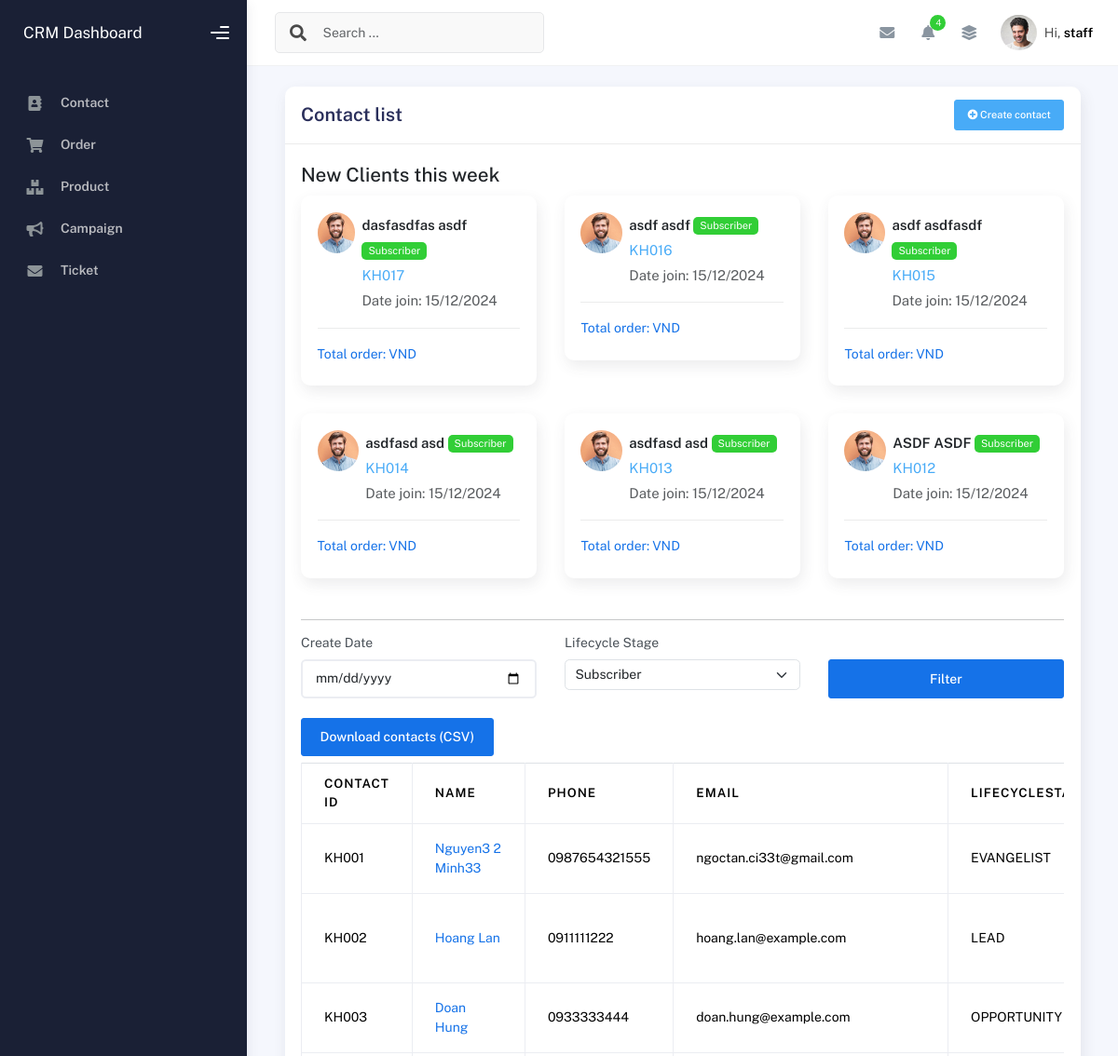
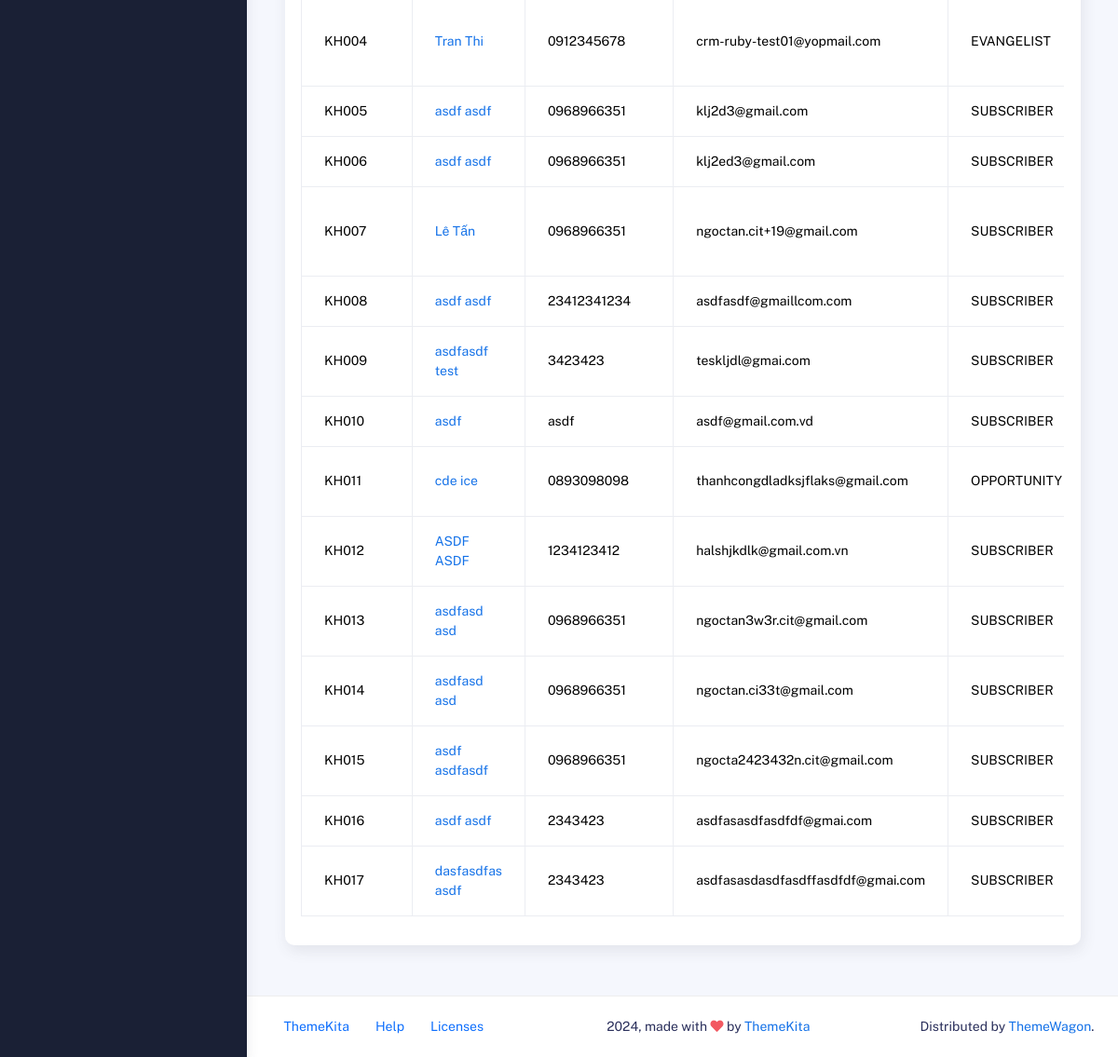
/system-admin/contact/ (signed in), run on the app's committed database (2 pictures, top to bottom).
### admin_manager/models.py (models this page shows, shortened)
class User(AbstractUser):
    class DepartmentChoices(models.TextChoices):
        CONTACT = '01', 'Contact'
        ORDER = '02', 'Order'
        SERVICE_ISSUE = '03', 'Service Issue'
        ORDER_ISSUE = '04', 'Order Issue'
        CAMPAIGN = '05', 'Campaign'
    class UserType(models.TextChoices):
        MANAGER = 'MANAGER', 'Manager'
        STAFF = 'STAFF', 'Staff'
        CUSTOMER = 'CUSTOMER', 'Customer'
    id = models.IntegerField(primary_key=True)
    email = models.EmailField()
    phone_number = models.CharField(max_length=15, null=True, blank=True)
    first_name = models.CharField(max_length=255, null=True, blank=True)
    last_name = models.CharField(max_length=255, null=True, blank=True)
    address = models.CharField(max_length=500, null=True, blank=True)
    department_code = models.CharField(
        max_length=2,
        choices=DepartmentChoices.choices,
        default=DepartmentChoices.CONTACT  # Mặc định là Contact
    )
    user_type = models.CharField(
        max_length=50,
        choices=UserType.choices,
        default=UserType.CUSTOMER
    )
    created_date = models.DateTimeField(auto_now_add=True)
    date_join = models.DateField(auto_now_add=True)

class Contact(models.Model):
    class LifecycleStage(models.TextChoices):
        SUBSCRIBER = 'SUBSCRIBER', 'Subscriber'
        LEAD = 'LEAD', 'Lead'
        OPPORTUNITY = 'OPPORTUNITY', 'Opportunity'
        EVANGELIST = 'EVANGELIST', 'Evangelist'
    contact_id = models.CharField(max_length=50, unique=True, editable=False)
    user = models.OneToOneField(User, on_delete=models.CASCADE)
    address = models.TextField(null=True, blank=True)
    lifecycle_stage = models.CharField(
        max_length=50,
        choices=LifecycleStage.choices
    )
    created_date = models.DateTimeField(auto_now_add=True)
    owner = models.OneToOneField(
        User, related_name='contacts', on_delete=models.CASCADE, null=True, blank=True)

### admin_manager/views.py (the view, shortened to what this page needs)
# urls.py: path('contact/', views.contact_view, name='admin-contact'),
def contact_view(request):
    contacts = Contact.objects.all()
    created_date = request.GET.get("created_date")
    print("created_date", created_date)
    lifecycle_stage = request.GET.get("lifecycle_stage")
    if lifecycle_stage:
        contacts = contacts.filter(lifecycle_stage=lifecycle_stage)
    client_this_week = Contact.objects.filter(
        created_date__gte=datetime.now() - timedelta(days=7)
    ).order_by("-created_date")[
        :6
    ]  # Top 6 contacts created this week
    return render(
        request,
        "contact/index.html",
        {"client_this_week": client_this_week, "contacts": contacts},
    )

### admin_manager/templates/contact/index.html (shortened to what this page needs)
{% extends 'admin_base.html' %} {% block content %} {% load static %}
<div class="container-fluid">
  <div class="card">
    <div class="card-header">
      <h4 class="card-title d-flex justify-content-between">
        Contact list
        <div class="d-flex">
          <button
            class="btn btn-info btn-sm"
            data-bs-toggle="modal"
            data-bs-target="#createNewContactModal"
          >
            <i class="fas fa-plus-circle"></i>
            Create contact
          </button>
        </div>
      </h4>
    </div>
    <div class="card-body">
      <h4 class="">New Clients this week</h4>
      <div class="row">
        {% for contact in client_this_week %}
        <div class="col-md-4">
          <div class="card card-post card-round">
            <div class="card-body">
              <div class="d-flex">
                <div class="avatar">
                  <img
                    src="{% static 'img/profile2.jpg' %}"
                    alt="..."
                    class="avatar-img rounded-circle"
                  />
                </div>
                <div class="info-post ms-2">
                  <p class="username">
                    {{contact.user.first_name|default:""}} {{contact.user.last_name|default:""}}
                    {% if contact.lifecycle_stage == 'SUBSCRIBER' %}
                    <span class="badge badge-success">Subscriber</span>
                    {% endif %}
                  </p>
                  <p class="date text-muted text-info">
                    {{contact.contact_id}}
                  </p>
                  <p class="date text-muted">
                    Date join: {{contact.created_date|date:"d/m/Y"}}
                  </p>
                </div>
              </div>
              <div class="separator-solid"></div>
              <p class="card-category text-primary mb-1">
                Total order: {{contact.order}} VND
              </p>
            </div>
          </div>
        </div>
        {% endfor %}
      </div>
      <hr />
      <form method="get" action="{% url 'admin-contact' %}" class="row mb-4">
          <div class="col-md-4">
              <label for="created_date" class="form-label">Create Date</label>
              <input type="date" class="form-control" id="created_date" name="created_date">
          </div>
          <div class="col-md-4">
              <label for="lifecycle_stage" class="form-label">Lifecycle Stage</label>
              <select
                class="form-select"
                name="lifecycle_stage"
                id="lifecycle_stage"
              >
                <option value="SUBSCRIBER">Subscriber</option>
              </select>
          </div>
          <div class="col-md-4 d-flex align-items-end">
              <button type="submit" class="btn btn-primary w-100">Filter</button>
          </div>
      </form>
      <div class="row mb-2">
        <div class="col">
          <a href="{% url 'export_contacts_csv' %}" class="btn btn-primary">
            Download contacts (CSV)
        </a>
        </div>
      </div>
      <div class="table-responsive">
        <table
          id="basic-datatables"
          class="display table table-bordered table-hover"
        >
          <thead>
            <tr>
              <th>Contact ID</th>
              <th>Name</th>
              <th>Phone</th>
              <th>Email</th>
              <th>Lifecyclestage</th>
            </tr>
          </thead>
          <tbody>
            {% for contact in contacts %}
            <tr>
              <td>{{ contact.contact_id }}</td>
              <td>
                <a href="/system-admin/contact/{{contact.contact_id}}/">
                  {{contact.user.first_name|default:""}} {{contact.user.last_name|default:""}}
                </a>
              </td>
              <td>{{ contact.user.phone_number }}</td>
              <td>{{ contact.user.email }}</td>
              <td>{{ contact.lifecycle_stage }}</td>
            </tr>
            {% endfor %}
          </tbody>
        </table>
      </div>
    </div>
  </div>
</div>
{% endblock %}

### admin_manager/templates/admin_base.html (shortened to what this page needs)
{% load static %}
<!DOCTYPE html>
<html lang="en">
  <head>
    <link rel="stylesheet" href="{% static 'css/bootstrap.min.css' %}" />
    <link rel="stylesheet" href="{% static 'css/plugins.min.css' %}" />
    <link rel="stylesheet" href="{% static 'css/kaiadmin.min.css' %}" />
    <link rel="stylesheet" href="{% static 'css/admin.css' %}" />
  </head>
  <body>
    <div class="wrapper">
      <div class="sidebar" data-background-color="dark">
        <div class="sidebar-logo">
          <div class="logo-header" data-background-color="dark">
            <a href="/system-admin/ticket/" style="color: white;" class="logo">
              CRM Dashboard
            </a>
            <div class="nav-toggle">
              <button class="btn btn-toggle toggle-sidebar">
                <i class="gg-menu-right"></i>
              </button>
            </div>
          </div>
        </div>
        <div class="sidebar-wrapper scrollbar scrollbar-inner">
          <div class="sidebar-content">
            <ul class="nav nav-secondary">
              <li class="nav-item">
                <a href="/system-admin/contact/">
                  <i class="fas fa-address-book"></i>
                  <p>Contact</p>
                </a>
              </li>
              <li class="nav-item">
                <a href="/system-admin/order/">
                  <i class="fas fa-shopping-cart"></i>
                  <p>Order</p>
                </a>
              </li>
              <li class="nav-item">
                <a href="/system-admin/product/">
                  <i class="fas fa-boxes"></i>
                  <p>Product</p>
                </a>
              </li>
              <li class="nav-item">
                <a href="/system-admin/campaign/">
                  <i class="fas fa-bullhorn"></i>
                  <p>Campaign</p>
                </a>
              </li>
              <li class="nav-item">
                <a href="/system-admin/ticket/">
                  <i class="fas fa-envelope"></i>
                  <p>Ticket</p>
                </a>
              </li>
            </ul>
          </div>
        </div>
      </div>
      <div class="main-panel">
        <div class="main-header">
          <nav
            class="navbar navbar-header navbar-header-transparent navbar-expand-lg border-bottom"
          >
            <div class="container-fluid">
              <nav
                class="navbar navbar-header-left navbar-expand-lg navbar-form nav-search p-0 d-none d-lg-flex"
              >
                <div class="input-group">
                  <div class="input-group-prepend">
                    <button type="submit" class="btn btn-search pe-1">
                      <i class="fa fa-search search-icon"></i>
                    </button>
                  </div>
                  <input
                    type="text"
                    placeholder="Search ..."
                    class="form-control"
                  />
                </div>
              </nav>
              <ul class="navbar-nav topbar-nav ms-md-auto align-items-center">
                <li class="nav-item topbar-icon dropdown hidden-caret">
                  <a
                    class="nav-link dropdown-toggle"
                    href="#"
                    id="messageDropdown"
                    role="button"
                    data-bs-toggle="dropdown"
                    aria-haspopup="true"
                    aria-expanded="false"
                  >
                    <i class="fa fa-envelope"></i>
                  </a>
                </li>
                <li class="nav-item topbar-icon dropdown hidden-caret">
                  <a
                    class="nav-link dropdown-toggle"
                    href="#"
                    id="notifDropdown"
                    role="button"
                    data-bs-toggle="dropdown"
                    aria-haspopup="true"
                    aria-expanded="false"
                  >
                    <i class="fa fa-bell"></i>
                    <span class="notification">4</span>
                  </a>
                </li>
                <li class="nav-item topbar-icon dropdown hidden-caret">
                  <a
                    class="nav-link"
                    data-bs-toggle="dropdown"
                    href="#"
                    aria-expanded="false"
                  >
                    <i class="fas fa-layer-group"></i>
                  </a>
                </li>
                <li class="nav-item topbar-user dropdown hidden-caret">
                  <a
                    class="dropdown-toggle profile-pic"
                    data-bs-toggle="dropdown"
                    href="#"
                    aria-expanded="false"
                  >
                    <div class="avatar-sm">
                      <img
                        src="{% static 'img/profile.jpg' %}"
                        alt="..."
                        class="avatar-img rounded-circle"
                      />
                    </div>
                    <span class="profile-username">
                      <span class="op-7">Hi,</span>
                      <span class="fw-bold">{{ request.user.username }}</span>
                    </span>
                  </a>
                </li>
              </ul>
            </div>
          </nav>
        </div>
        <div class="container">
          <div class="page-inner">
            {% block content %}{% endblock %}
          </div>
        </div>
        <footer class="footer">
          <div class="container-fluid d-flex justify-content-between">
            <nav class="pull-left">
              <ul class="nav">
                <li class="nav-item">
                  <a class="nav-link" href="http://www.themekita.com">
                    ThemeKita
                  </a>
                </li>
                <li class="nav-item">
                  <a class="nav-link" href="#"> Help </a>
                </li>
                <li class="nav-item">
                  <a class="nav-link" href="#"> Licenses </a>
                </li>
              </ul>
            </nav>
            <div class="copyright">
              2024, made with <i class="fa fa-heart heart text-danger"></i> by
              <a href="http://www.themekita.com">ThemeKita</a>
            </div>
            <div>
              Distributed by
              <a target="_blank" href="https://themewagon.com/">ThemeWagon</a>.
            </div>
          </div>
        </footer>
      </div>
    </div>
  </body>
</html>

### admin_manager/static/css/admin.css (style rules this page uses)
.btn { color: white !important; }

### data on the page
User: user.username "staff"
Contact: user.first_name "dasfasdfas", user.last_name "asdf", shows "Subscriber", contact_id "KH017", created_date "15/12/2024", user.phone_number "2343423", user.email "asdfasasdasdfasdffasdfdf@gmai.com", lifecycle_stage "SUBSCRIBER"
Contact: user.first_name "asdf", user.last_name "asdf", shows "Subscriber", contact_id "KH016", created_date "15/12/2024", user.phone_number "2343423", user.email "asdfasasdfasdfdf@gmai.com", lifecycle_stage "SUBSCRIBER"
Contact: user.first_name "asdf", user.last_name "asdfasdf", shows "Subscriber", contact_id "KH015", created_date "15/12/2024", user.phone_number "0968966351", user.email "ngocta2423432n.cit@gmail.com", lifecycle_stage "SUBSCRIBER"
Contact: user.first_name "asdfasd", user.last_name "asd", shows "Subscriber", contact_id "KH014", created_date "15/12/2024", user.phone_number "0968966351", user.email "ngoctan.ci33t@gmail.com", lifecycle_stage "SUBSCRIBER"
Contact: user.first_name "asdfasd", user.last_name "asd", shows "Subscriber", contact_id "KH013", created_date "15/12/2024", user.phone_number "0968966351", user.email "ngoctan3w3r.cit@gmail.com", lifecycle_stage "SUBSCRIBER"
Contact: user.first_name "ASDF", user.last_name "ASDF", shows "Subscriber", contact_id "KH012", created_date "15/12/2024", user.phone_number "1234123412", user.email "halshjkdlk@gmail.com.vn", lifecycle_stage "SUBSCRIBER"
Contact: contact_id "KH001", user.first_name "Nguyen3 2", user.last_name "Minh33", user.phone_number "0987654321555", user.email "ngoctan.ci33t@gmail.com", lifecycle_stage "EVANGELIST"
Contact: contact_id "KH002", user.first_name "Hoang", user.last_name "Lan", user.phone_number "0911111222", user.email "hoang.lan@example.com", lifecycle_stage "LEAD"
Contact: contact_id "KH003", user.first_name "Doan", user.last_name "Hung", user.phone_number "0933333444", user.email "doan.hung@example.com", lifecycle_stage "OPPORTUNITY"
Contact: contact_id "KH004", user.first_name "Tran", user.last_name "Thi", user.phone_number "0912345678", user.email "crm-ruby-test01@yopmail.com", lifecycle_stage "EVANGELIST"
Contact: contact_id "KH005", user.first_name "asdf", user.last_name "asdf", user.phone_number "0968966351", user.email "klj2d3@gmail.com", lifecycle_stage "SUBSCRIBER"
Contact: contact_id "KH006", user.first_name "asdf", user.last_name "asdf", user.phone_number "0968966351", user.email "klj2ed3@gmail.com", lifecycle_stage "SUBSCRIBER"
Contact: contact_id "KH007", user.first_name "Lê", user.last_name "Tấn", user.phone_number "0968966351", user.email "ngoctan.cit+19@gmail.com", lifecycle_stage "SUBSCRIBER"
Contact: contact_id "KH008", user.first_name "asdf", user.last_name "asdf", user.phone_number "23412341234", user.email "asdfasdf@gmaillcom.com", lifecycle_stage "SUBSCRIBER"
Contact: contact_id "KH009", user.first_name "asdfasdf", user.last_name "test", user.phone_number "3423423", user.email "teskljdl@gmai.com", lifecycle_stage "SUBSCRIBER"
Contact: contact_id "KH010", user.last_name "asdf", user.phone_number "asdf", user.email "asdf@gmail.com.vd", lifecycle_stage "SUBSCRIBER"
Contact: contact_id "KH011", user.first_name "cde", user.last_name "ice", user.phone_number "0893098098", user.email "thanhcongdladksjflaks@gmail.com", lifecycle_stage "OPPORTUNITY"
